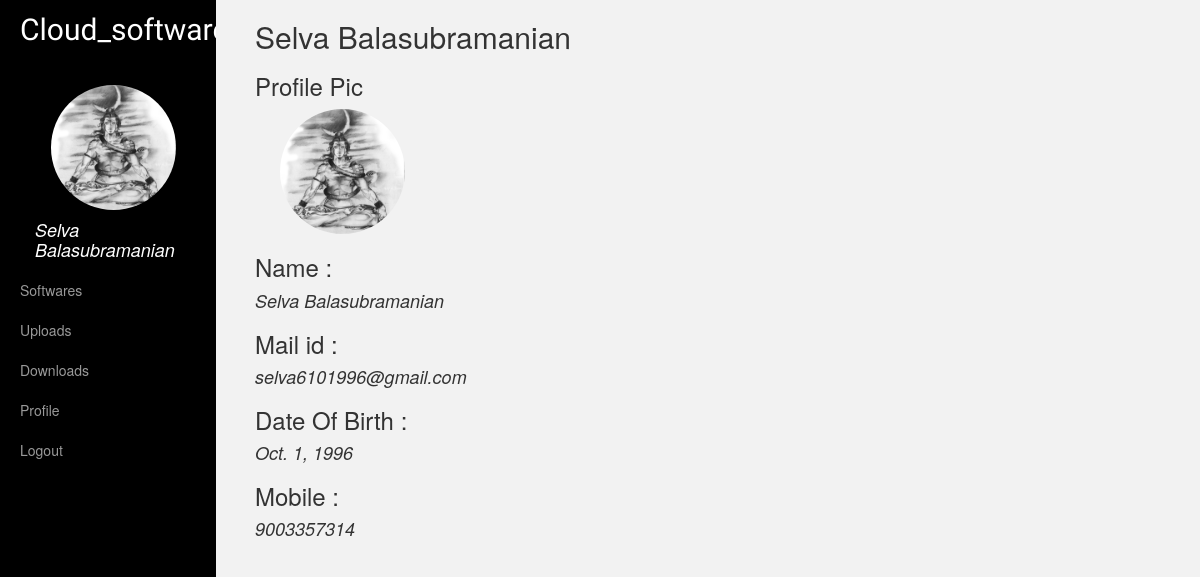
The page /index/profile/view/20 on the database its author committed.
### General/models.py (models this page shows, shortened)
class Users(models.Model):
    name = models.CharField(max_length=30)
    username  = models.CharField(max_length=30)
    password = models.CharField(max_length=20)
    mail = models.EmailField()
    dob = models.DateField()
    mobile = models.CharField(max_length=15)
    pro_pic = models.FileField(default='default.jpg')

### General/views.py (the view)
# urls.py: url(r'^profile/view/(?P<user_id>[0-9]+)$',views.view_pg, name='view_pg'),
def view_pg(request,user_id):
    user = Users.objects.get(id= user_id)
    return render(request,template_name='General/view.html', context= {'user_det': user})

### General/templates/General/view.html
{% extends 'General/base_profile.html' %}
{% block dp%}
<img class="circular-square" src= "{{ user_det.pro_pic.url }}" height="100px" width="100px"/>
{% endblock%}
{% block name %}{{ user_det.name }}{% endblock%}
{% block links %}
<li class="active"><a href="{% url 'softwares_pg' user_det.id %}">Softwares</a></li>
<li><a href="{% url 'upload_pg' user_det.id %}">Uploads</a></li>
<li><a href="{% url 'download_pg' user_det.id %}">Downloads</a></li>
<li><a href="{% url 'view_pg' user_det.id %}">Profile</a></li>
<li><a href="{% url 'logout' user_det.id %}">Logout</a></li>
{% endblock %}
{% block rightbar%}
<h2>{{ user_det.name }}</h2>
<h3>Profile Pic</h3>
 <img class="circular-square" style="margin-left:25px;" src="{{ user_det.pro_pic.url }}" height="125px" width="125px" >
<h3>Name : </h3><i> <h4>{{ user_det.name }}</i> </h4>
<h3>Mail id : </h3><i> <h4> {{ user_det.mail }}</i> </h4>
<h3>Date Of Birth : </h3><i> <h4>{{ user_det.dob }}</i> </h4>
<h3>Mobile : </h3><i> <h4>{{ user_det.mobile}}</i> </h4>
{% endblock%}

### General/templates/General/index.html (style rules this page uses)
body { background-color: #f2f2f2; }
.circular-square { border-radius: 50%; margin-left: 130%; height: 125px; width: 125px; }
.sidebar-nav li { text-indent: 20px; line-height: 40px; }
.sidebar-nav li a { display: block; text-decoration: none; color: #999999; }

### rows shown on the page
Users: pro_pic (picture), name "Selva Balasubramanian", mail "selva6101996@gmail.com", dob "Oct. 1, 1996", mobile "9003357314"
